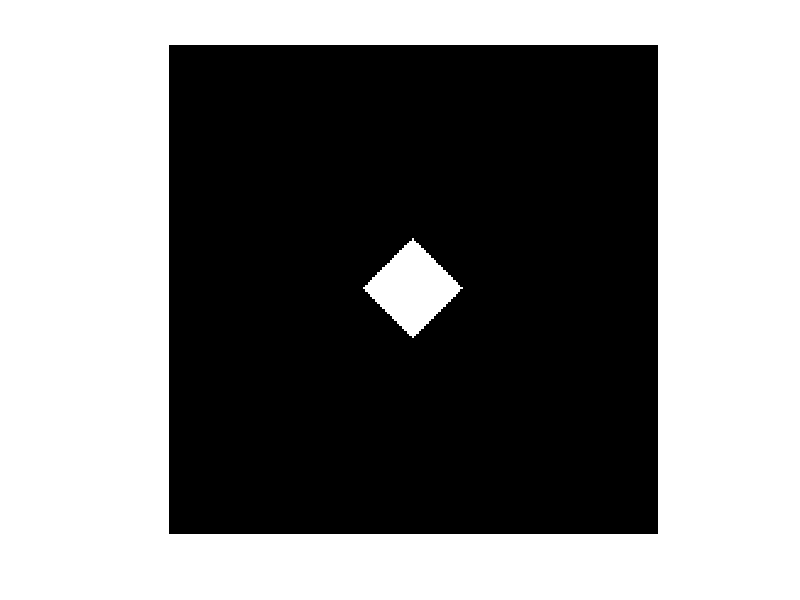

Here is the MATLAB script that generated this plot:
A = zeros(200, 200);

cx = 100;
cy = 100;
rad = 20;

for i = 1:1:200
    for j = 1:1:200
        if abs(i - cx) + abs(j - cy) <= rad
            A(i, j) = 255;
        end
    end
end

imshow(A);
